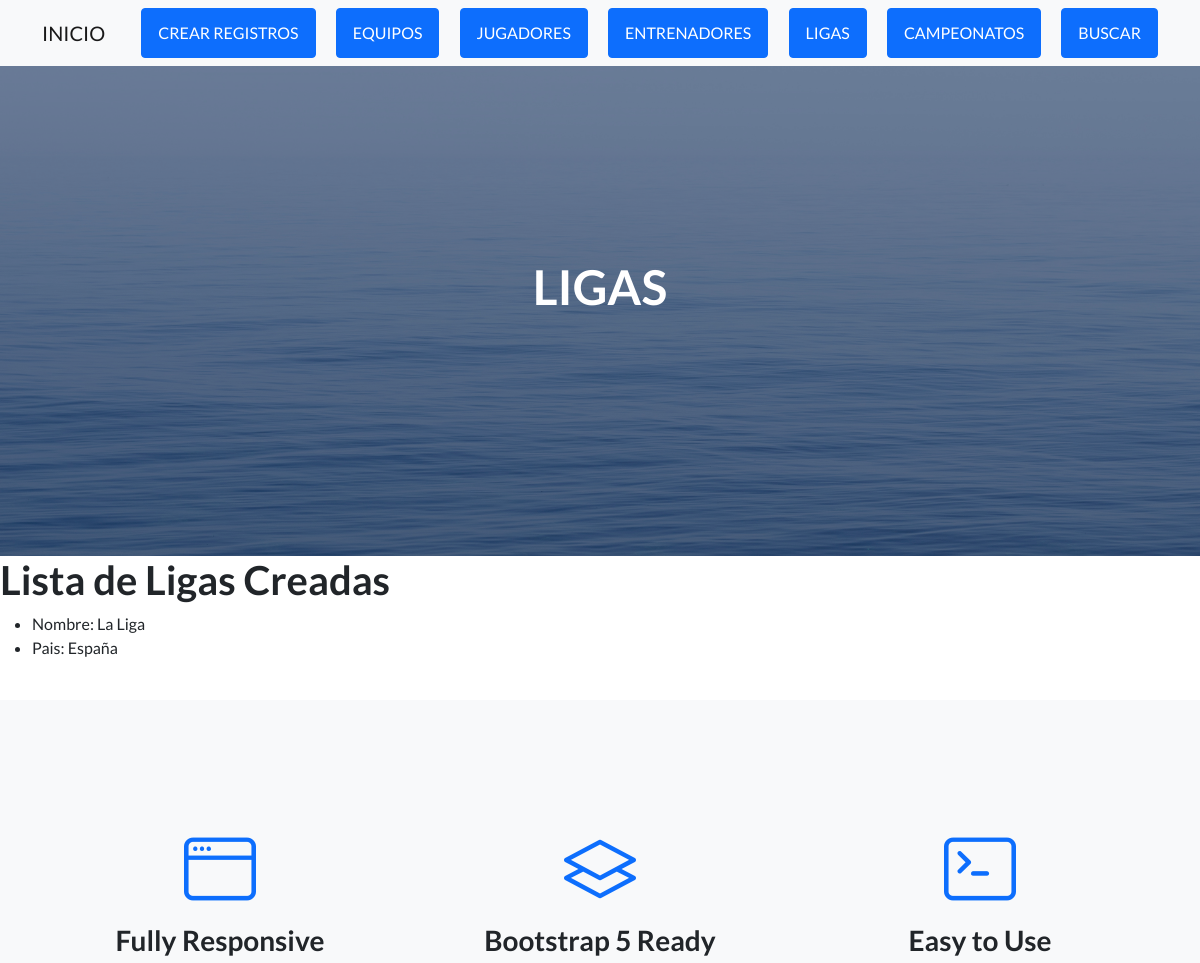
/AppFulvito/ligas/ (upper part), run on an earlier commit of the app's database.
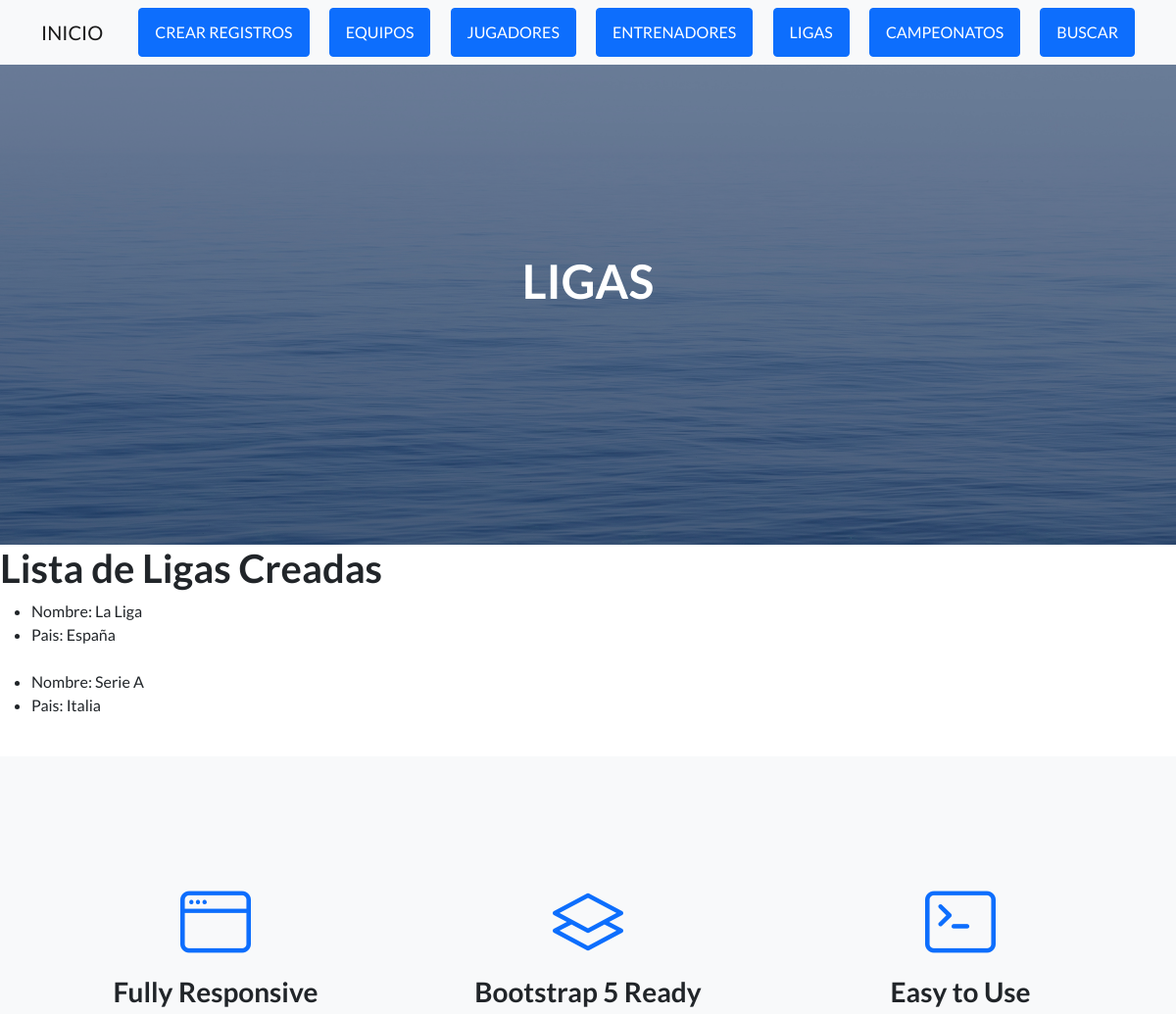
And on a later commit of the database.
### AppFulvito/models.py (models this page shows, shortened)
class Liga(models.Model):
    nombre=models.CharField(max_length=50)
    pais=models.CharField(max_length=20)

### AppFulvito/views.py (the view)
# urls.py: path("ligas/", ligas, name="ligas"),
def ligas(request):
    ligas=Liga.objects.all()
    return render(request, "AppFulvito/ligas.html", {'ligas':ligas})

### AppFulvito/Templates/AppFulvito/ligas.html
{% extends "AppFulvito/padre.html" %}
{% load static %}
{% block Titulo %} LIGAS {% endblock %}
{% block contenidoQueCambia %}
<h1> Lista de Ligas Creadas </h1>
{% if ligas %}
<ul>
    {% for liga in ligas %}
        <li>Nombre: {{liga.nombre}}</li>
        <li>Pais: {{liga.pais}}</li>
        <br>
    {% endfor %}
</ul>
{% else %}
<p>No se encontraron Ligas.</p>
{% endif %}
{% endblock %}

What changed in the data, as far as the page shows it:
added Liga: nombre "Serie A", pais "Italia"
